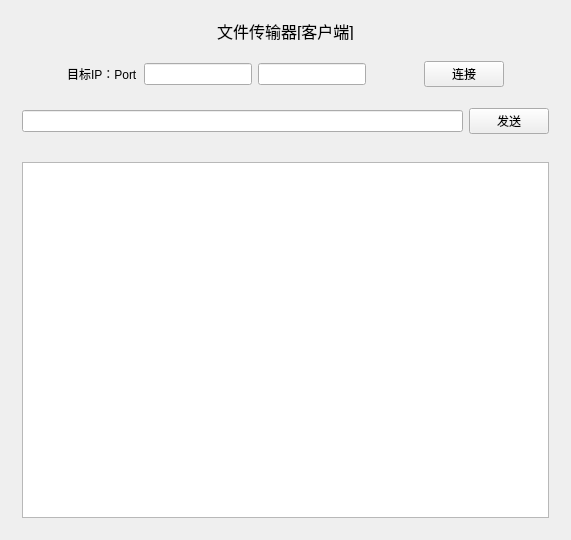
<?xml version="1.0" encoding="UTF-8"?>
<ui version="4.0">
 <class>Widget</class>
 <widget class="QWidget" name="Widget">
  <property name="geometry">
   <rect>
    <x>0</x>
    <y>0</y>
    <width>571</width>
    <height>540</height>
   </rect>
  </property>
  <property name="windowTitle">
   <string>Widget</string>
  </property>
  <layout class="QVBoxLayout" name="verticalLayout">
   <item>
    <widget class="QWidget" name="widget" native="true">
     <property name="maximumSize">
      <size>
       <width>16777215</width>
       <height>40</height>
      </size>
     </property>
     <layout class="QHBoxLayout" name="horizontalLayout_2">
      <item>
       <spacer name="horizontalSpacer">
        <property name="orientation">
         <enum>Qt::Horizontal</enum>
        </property>
        <property name="sizeHint" stdset="0">
         <size>
          <width>40</width>
          <height>20</height>
         </size>
        </property>
       </spacer>
      </item>
      <item>
       <widget class="QLabel" name="labelTitle">
        <property name="font">
         <font>
          <pointsize>12</pointsize>
         </font>
        </property>
        <property name="text">
         <string>文件传输器[客户端]</string>
        </property>
       </widget>
      </item>
      <item>
       <spacer name="horizontalSpacer_2">
        <property name="orientation">
         <enum>Qt::Horizontal</enum>
        </property>
        <property name="sizeHint" stdset="0">
         <size>
          <width>40</width>
          <height>20</height>
         </size>
        </property>
       </spacer>
      </item>
     </layout>
    </widget>
   </item>
   <item>
    <widget class="QWidget" name="widgetControl" native="true">
     <property name="maximumSize">
      <size>
       <width>16777215</width>
       <height>60</height>
      </size>
     </property>
     <layout class="QVBoxLayout" name="verticalLayout_2">
      <property name="spacing">
       <number>2</number>
      </property>
      <property name="leftMargin">
       <number>2</number>
      </property>
      <property name="topMargin">
       <number>2</number>
      </property>
      <property name="rightMargin">
       <number>2</number>
      </property>
      <property name="bottomMargin">
       <number>2</number>
      </property>
      <item>
       <widget class="QWidget" name="widgetCtrlButtom" native="true">
        <layout class="QHBoxLayout" name="horizontalLayout">
         <property name="leftMargin">
          <number>2</number>
         </property>
         <property name="topMargin">
          <number>2</number>
         </property>
         <property name="rightMargin">
          <number>2</number>
         </property>
         <property name="bottomMargin">
          <number>2</number>
         </property>
         <item>
          <spacer name="horizontalSpacer_3">
           <property name="orientation">
            <enum>Qt::Horizontal</enum>
           </property>
           <property name="sizeHint" stdset="0">
            <size>
             <width>40</width>
             <height>20</height>
            </size>
           </property>
          </spacer>
         </item>
         <item>
          <widget class="QLabel" name="labelTarIpPort">
           <property name="text">
            <string>目标IP：Port</string>
           </property>
          </widget>
         </item>
         <item>
          <widget class="QLineEdit" name="lineEditTarIp"/>
         </item>
         <item>
          <widget class="QLineEdit" name="lineEditTarPort"/>
         </item>
         <item>
          <spacer name="horizontalSpacer_4">
           <property name="orientation">
            <enum>Qt::Horizontal</enum>
           </property>
           <property name="sizeHint" stdset="0">
            <size>
             <width>40</width>
             <height>20</height>
            </size>
           </property>
          </spacer>
         </item>
         <item>
          <widget class="QPushButton" name="pushButtonConnect">
           <property name="text">
            <string>连接</string>
           </property>
          </widget>
         </item>
         <item>
          <spacer name="horizontalSpacer_5">
           <property name="orientation">
            <enum>Qt::Horizontal</enum>
           </property>
           <property name="sizeHint" stdset="0">
            <size>
             <width>40</width>
             <height>20</height>
            </size>
           </property>
          </spacer>
         </item>
        </layout>
       </widget>
      </item>
     </layout>
    </widget>
   </item>
   <item>
    <widget class="QWidget" name="widgetMsg" native="true">
     <layout class="QHBoxLayout" name="horizontalLayout_3">
      <item>
       <widget class="QLineEdit" name="lineEditMsg"/>
      </item>
      <item>
       <widget class="QPushButton" name="pushButtonSend">
        <property name="text">
         <string>发送</string>
        </property>
       </widget>
      </item>
     </layout>
    </widget>
   </item>
   <item>
    <widget class="QWidget" name="widgetDisplay" native="true">
     <layout class="QVBoxLayout" name="verticalLayout_3">
      <item>
       <widget class="QTextEdit" name="textEditInfo"/>
      </item>
     </layout>
    </widget>
   </item>
  </layout>
 </widget>
 <layoutdefault spacing="6" margin="11"/>
 <resources/>
 <connections/>
</ui>
